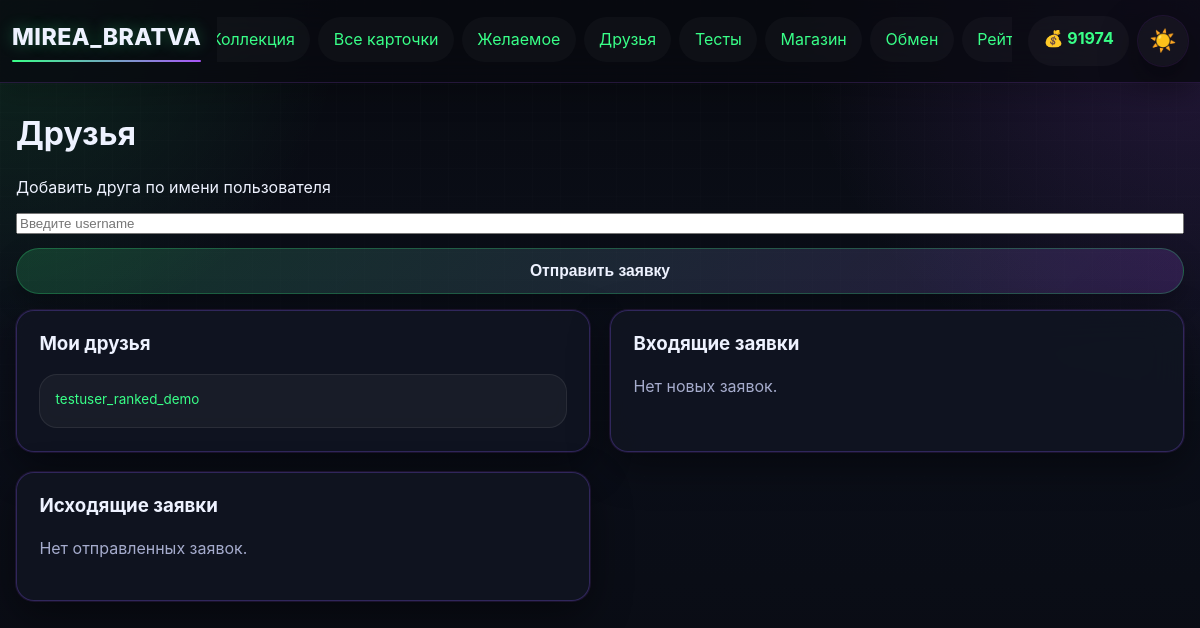
Page /friends (signed in) on the earlier database version.
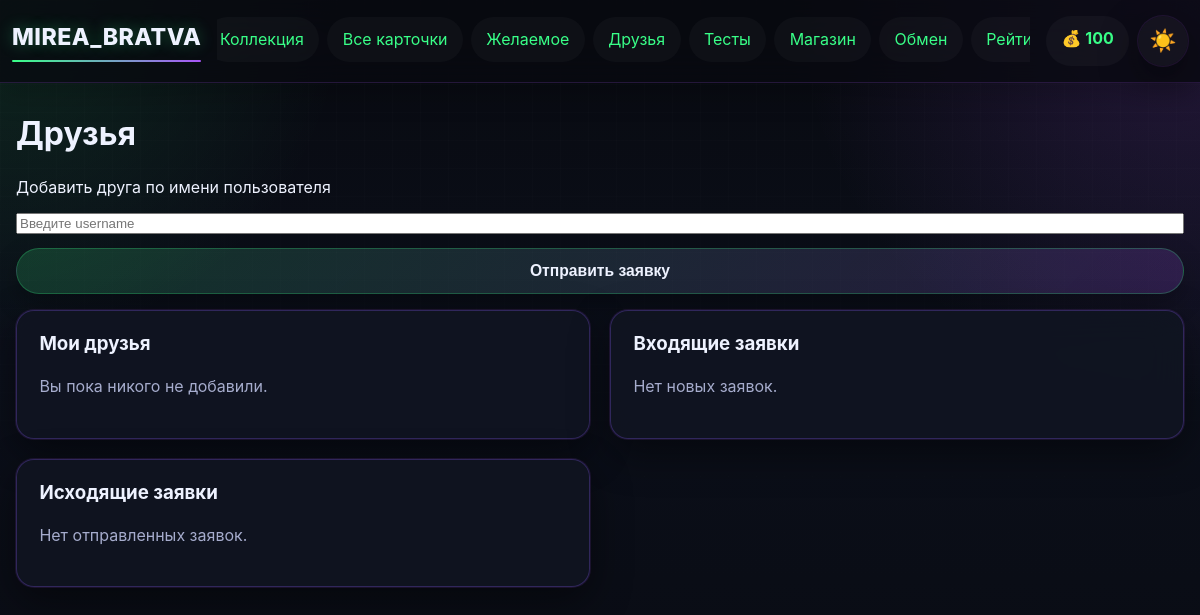
Same page on the later database version.
### app.py (models this page shows)
class User(UserMixin, db.Model):
    __tablename__ = 'user'
    id = db.Column(db.Integer, primary_key=True)
    username = db.Column(db.String(80), unique=True, nullable=False)
    email = db.Column(db.String(120), unique=True, nullable=False)
    password_hash = db.Column(db.String(200), nullable=False)
    coins = db.Column(db.Integer, default=100)
    profile_theme = db.Column(db.String(50), default='dark')
    avatar_frame = db.Column(db.String(50), default='none')
    bio = db.Column(db.Text, default='')
    owned_frames = db.Column(db.Text, default='[]')
    avatar_icon = db.Column(db.String(50), default='letter')
    created_at = db.Column(db.DateTime, default=datetime.utcnow)
    last_daily_bonus = db.Column(db.DateTime, default=None)

### app.py (the view, shortened to what this page needs)
@app.route('/friends', methods=['GET', 'POST'])
@login_required
def friends():
    incoming_requests = Friendship.query.filter_by(addressee_id=current_user.id, status='pending').order_by(Friendship.created_at.desc()).all()
    outgoing_requests = Friendship.query.filter_by(requester_id=current_user.id, status='pending').order_by(Friendship.created_at.desc()).all()
    return render_template(
        'friends.html',
        friends=get_user_friends(current_user.id),
        incoming_requests=incoming_requests,
        outgoing_requests=outgoing_requests,
    )

### app.py (called while the page is built)
@login_manager.user_loader
def load_user(user_id):
    return db.session.get(User, int(user_id))

def get_user_friends(user_id):
    accepted = Friendship.query.filter(
        Friendship.status == 'accepted',
        db.or_(Friendship.requester_id == user_id, Friendship.addressee_id == user_id),
    ).order_by(Friendship.created_at.desc()).all()
    friends = []
    for friendship in accepted:
        friends.append(friendship.addressee if friendship.requester_id == user_id else friendship.requester)
    return friends

### templates/friends.html (shortened to what this page needs)
{% extends "base.html" %}
{% block content %}
<div class="exchange-card">
    <h1>Друзья</h1>
    <form method="post" class="profile-form-stack">
        <label for="username">Добавить друга по имени пользователя</label>
        <input type="text" id="username" name="username" placeholder="Введите username" required>
        <button type="submit" class="btn">Отправить заявку</button>
    </form>
</div>
<div class="profile-sections items-grid profile-sections-grid">
    <section class="shop-item">
        <h3>Мои друзья</h3>
        {% if friends %}
            <div class="profile-form-stack">
                {% for friend in friends %}
                    <div class="meta-chip">
                        <span><a href="{{ url_for('view_profile', user_id=friend.id) }}">{{ friend.username }}</a></span>
                        {% set friendship = (friend.sent_friend_requests + friend.received_friend_requests)|selectattr('status', 'equalto', 'accepted')|list %}
                    </div>
                {% endfor %}
            </div>
        {% else %}
            <p>Вы пока никого не добавили.</p>
        {% endif %}
    </section>
    <section class="shop-item">
        <h3>Входящие заявки</h3>
        {% if incoming_requests %}
            <div class="profile-form-stack">
                {% for request_item in incoming_requests %}
                    <div class="meta-chip">
                        <span><a href="{{ url_for('view_profile', user_id=request_item.requester.id) }}">{{ request_item.requester.username }}</a></span>
                        <form method="post" action="{{ url_for('update_friendship', friendship_id=request_item.id, action='accept') }}">
                            <button type="submit" class="btn">Принять</button>
                        </form>
                        <form method="post" action="{{ url_for('update_friendship', friendship_id=request_item.id, action='reject') }}">
                            <button type="submit" class="btn btn-secondary">Отклонить</button>
                        </form>
                    </div>
                {% endfor %}
            </div>
        {% else %}
            <p>Нет новых заявок.</p>
        {% endif %}
    </section>
    <section class="shop-item">
        <h3>Исходящие заявки</h3>
        {% if outgoing_requests %}
            <div class="profile-form-stack">
                {% for request_item in outgoing_requests %}
                    <div class="meta-chip">
                        <span><a href="{{ url_for('view_profile', user_id=request_item.addressee.id) }}">{{ request_item.addressee.username }}</a></span>
                        <form method="post" action="{{ url_for('update_friendship', friendship_id=request_item.id, action='remove') }}">
                            <button type="submit" class="btn btn-secondary">Отменить</button>
                        </form>
                    </div>
                {% endfor %}
            </div>
        {% else %}
            <p>Нет отправленных заявок.</p>
        {% endif %}
    </section>
</div>
{% endblock %}

### templates/base.html (shortened to what this page needs)
<!DOCTYPE html>
<html lang="ru">
<head>
    <link rel="stylesheet" href="{{ url_for('static', filename='css/style.css') }}">
</head>
<body class="{% if current_user.is_authenticated and current_user.profile_theme == 'light' %}light-theme{% else %}dark-theme{% endif %}">
    <nav class="navbar">
        <div class="nav-container">
            <a class="nav-logo" href="{{ url_for('index') }}">MIREA_BRATVA</a>
            <div class="nav-main">
                <ul class="nav-menu">
                    {% if current_user.is_authenticated %}
                        <li><a href="{{ url_for('collection') }}">Коллекция</a></li>
                        <li><a href="{{ url_for('cards_catalog') }}">Все карточки</a></li>
                        <li><a href="{{ url_for('wishlist') }}">Желаемое</a></li>
                        <li><a href="{{ url_for('friends') }}">Друзья</a></li>
                        <li><a href="{{ url_for('quizzes') }}">Тесты</a></li>
                        <li><a href="{{ url_for('shop') }}">Магазин</a></li>
                        <li><a href="{{ url_for('exchange') }}">Обмен</a></li>
                        <li><a href="{{ url_for('rating') }}">Рейтинг</a></li>
                    {% else %}
                        <li><a href="{{ url_for('login') }}">Вход</a></li>
                        <li><a href="{{ url_for('register') }}">Регистрация</a></li>
                    {% endif %}
                </ul>
            </div>
            {% if current_user.is_authenticated %}
            <div class="nav-actions">
                <div class="coins">💰 {{ current_user.coins }}</div>
                <a class="theme-toggle nav-pill" href="{{ url_for('toggle_theme') }}" title="Переключить тему">
                    {% if current_user.profile_theme == 'light' %}🌙{% else %}☀️{% endif %}
                </a>
            </div>
            {% endif %}
        </div>
    </nav>
    <main class="container">
        {% block content %}{% endblock %}
    </main>
</body>
</html>

Differences in the rows shown:
removed User: username "testuser_ranked_demo"
changed User: coins "91974" → "100"
Other differences:
text now shown: "Вы пока никого не добавили."
